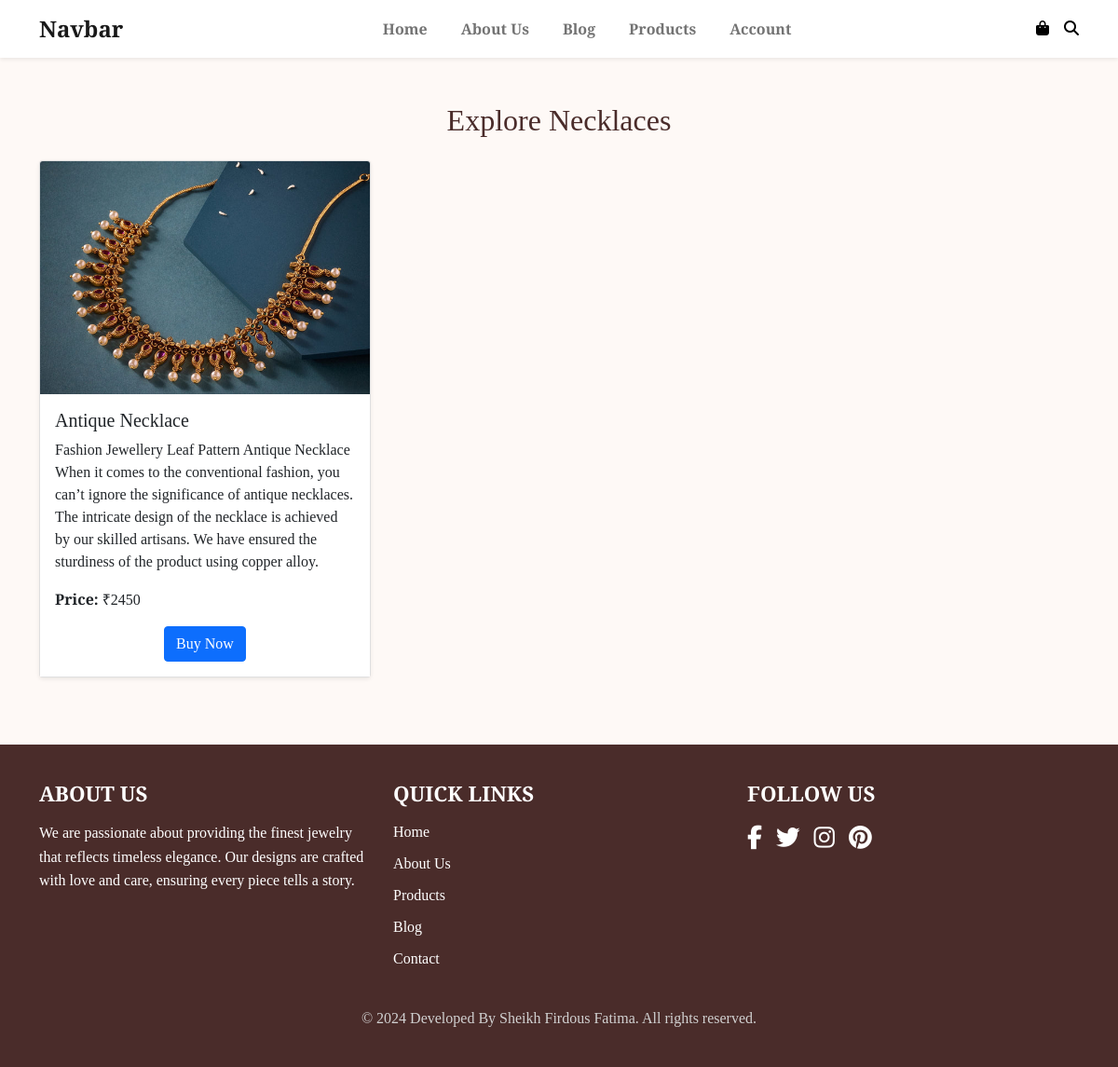
The page /show_product/necklaces on the database its author committed.
### models.py (models this page shows)
class Product(Base):
     __tablename__ = 'addProducts'
     id = Column(Integer , primary_key=True)
     productname =Column(String(150) , nullable=False)
     productDesc = Column(String(150) , nullable=False)
     productPrice = Column(Integer , nullable=False)
     productCategory = Column(String(150) , nullable=False)
     img = Column(String(200))

### app.py (the view)
@app.route('/show_product/<string:category>', methods=['GET'])
def show_product(category):
    products = db_session.query(Product).filter_by(productCategory=category).all()
    return render_template('show_product.html', products=products, category=category)

### templates/show_product.html (shortened to what this page needs)
<!DOCTYPE html>
<html lang="en">
<head>
     <link href="https://cdn.jsdelivr.net/npm/bootstrap@5.0.2/dist/css/bootstrap.min.css" rel="stylesheet"
>
     <link rel="stylesheet" href="{{url_for('static' ,filename ='css/style.css')}}">
</head>
<body>
     <nav class="navbar navbar-expand-lg navbar-light bg-white shadow-sm">
          <div class="container">
               <a class="navbar-brand" href="#">Navbar</a>
               <div class="mx-auto d-flex">
                    <ul class="navbar-nav">
                         <li class="nav-item">
                              <a class="nav-link" href="/">Home</a>
                         </li>
                         <li class="nav-item">
                              <a class="nav-link" href="/aboutus/">About Us</a>
                         </li>
                         <li class="nav-item">
                              <a class="nav-link" href="#">Blog</a>
                         </li>
                         <li class="nav-item">
                              <a class="nav-link" href="#">Products</a>
                         </li>
                         <li class="nav-item">
                              <a class="nav-link" href="/login/">Account</a>
                         </li>
                    </ul>
               </div>
               <div class="d-flex align-items-center">
                    <a href="#" class="me-3">
                         <i class="fa-solid fa-bag-shopping fa-1x icon-style"></i>
                    </a>
                    <a href="#">
                         <i class="fa-solid fa-magnifying-glass fa-1x icon-style"></i>
                    </a>
               </div>
          </div>
     </nav>
     <div class="container py-5">
          <h2 class="text-center mb-4" style="color: #4a2c2a;">Explore {{ category.title() }}</h2>
          <div class="row">
              {% if products %}
                  {% for product in products %}
                      <div class="col-md-4 mb-4">
                          <div class="card shadow-sm product-card">
                              <img src="{{product.img}}" class="card-img-top" alt="{{ product.productname }}" style="height: 250px; object-fit: cover;">
                              <div class="card-body" style="background-color: #fff;">
                                  <h5 class="card-title">{{ product.productname }}</h5>
                                  <p class="card-text">{{ product.productDesc }}</p>
                                  <p class="card-text"><strong>Price:</strong> ₹{{ product.productPrice }}</p>
                                  <div class="text-center">
                                      <a href="#" class="btn btn-primary">Buy Now</a>
                                  </div>
                              </div>
                          </div>
                      </div>
                  {% endfor %}
              {% else %}
                  <div class="col-12 text-center">
                      <p class="text-muted">No products available in this category.</p>
                  </div>
              {% endif %}
          </div>
      </div>
     <footer class="footer">
          <div class="container">
               <div class="row">
                    <div class="col-md-4">
                         <h5 class="footer-title">About Us</h5>
                         <p class="footer-text">We are passionate about providing the finest jewelry that reflects
                              timeless elegance. Our designs are crafted with love and care, ensuring every piece tells
                              a story.</p>
                    </div>
                    <div class="col-md-4">
                         <h5 class="footer-title">Quick Links</h5>
                         <ul class="footer-links">
                              <li><a href="#">Home</a></li>
                              <li><a href="/aboutus/">About Us</a></li>
                              <li><a href="#">Products</a></li>
                              <li><a href="#">Blog</a></li>
                              <li><a href="#">Contact</a></li>
                         </ul>
                    </div>
                    <div class="col-md-4">
                         <h5 class="footer-title">Follow Us</h5>
                         <div class="social-icons">
                              <a href="#" class="social-icon"><i class="fa-brands fa-facebook-f"></i></a>
                              <a href="#" class="social-icon"><i class="fa-brands fa-twitter"></i></a>
                              <a href="#" class="social-icon"><i class="fa-brands fa-instagram"></i></a>
                              <a href="#" class="social-icon"><i class="fa-brands fa-pinterest"></i></a>
                         </div>
                    </div>
               </div>
               <div class="text-center mt-4">
                    <p class="footer-copyright">&copy; 2024 Developed By Sheikh Firdous Fatima. All rights reserved.</p>
               </div>
          </div>
     </footer>
</body>
</html>

### static/css/style.css (style rules this page uses)
body { font-family: 'Playfair Display', serif; }
.navbar-brand { font-size: 1.5rem; font-weight: bold; }
.nav-link { color: black; font-weight: bold; font-size: 1rem; margin: 0 10px; }
.icon-style { color: black; }
.footer { background-color: #4a2c2a; color: #fff; padding: 40px 0; font-family: 'Playfair Display', serif; }
.footer-title { font-size: 1.4rem; font-weight: bold; margin-bottom: 15px; text-transform: uppercase; }
.footer-text { font-size: 1rem; line-height: 1.6; }
.footer-links { list-style: none; padding: 0; }
.footer-links li { margin-bottom: 10px; }
.footer-links a { color: #fff; text-decoration: none; font-size: 1rem; transition: color 0.3s ease; }
.social-icons { display: flex; gap: 15px; }
.social-icon { color: #fff; font-size: 1.6rem; transition: color 0.3s ease; }
.footer-copyright { font-size: 1rem; color: #d1d1d1; margin-bottom: 0; }

### templates/show_product.html (style rules this page uses)
body { background-color: #fef9f6; }
.product-card { transition: transform 0.2s ease-in-out; }

### rows shown on the page
Product: title "Necklaces", img (picture), productname "Antique Necklace", productDesc "Fashion Jewellery Leaf Pattern Antique Necklace When it comes to the conventional fashion, you can’t ignore the significance of antique necklaces. The intricate design of the necklace is achieved by our skilled artisans. We have ensured the sturdiness of the product using copper alloy.", productPrice "2450"
